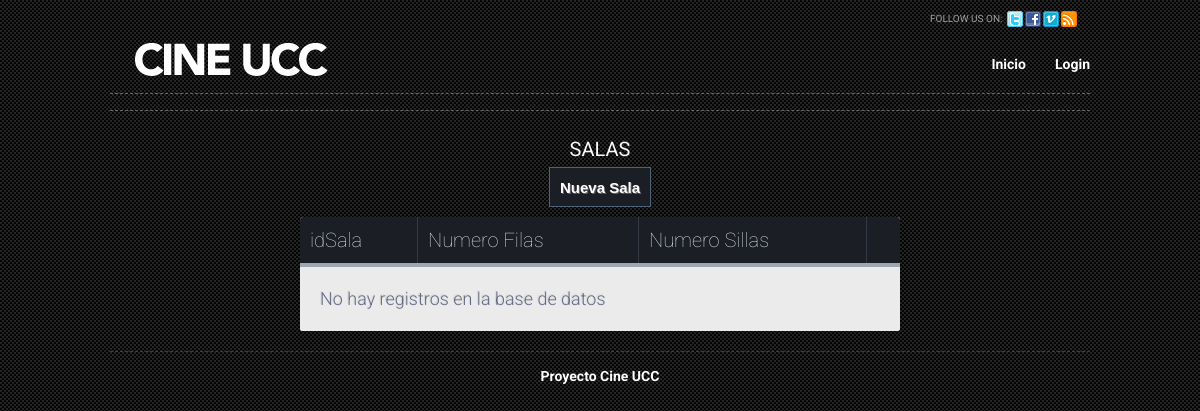
The app's page /salas.php, older data.
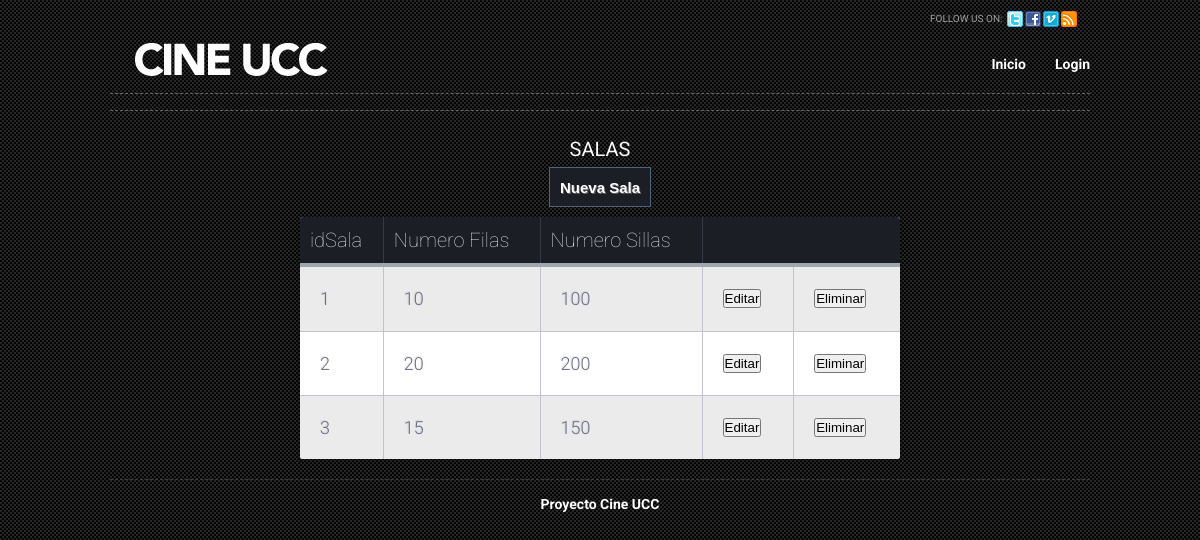
The same page, newer data.
### tables this page shows
CREATE TABLE IF NOT EXISTS `sala` (
`idSala` int(11) NOT NULL,
  `numero_filas` int(11) NOT NULL,
  `numero_sillas` int(11) NOT NULL
);

### tablaSalas.php (the view, shortened to what this page needs)
<?php
$link = conectar();
$sql = "SELECT * FROM sala";
$query = mysql_query($sql, $link);
if (mysql_num_rows($query) != 0) {
    while ($line = mysql_fetch_array($query)) {
        echo '<tr>';
        echo "<td>" . $line['idSala'] . "</td>";
        echo "<td>" . $line['numero_filas'] . "</td>";
        echo "<td>" . $line['numero_sillas'] . "</td>";
        echo "<td><a href='registroSala.php?idSala=" . $line["idSala"] . "'>
                    <button>Editar</button></a>";
        echo "<td><a href='eliminarSala.php?idSala=" . $line["idSala"] . "'>
                   <button onclick='return confirm(\"Seguro que desea eliminar esta Sala?\")';' >
                   Eliminar</button></a></td>";
        echo "</tr>";
    }
} else {
    echo '<tr>';
    echo '<td colspan=5> No hay registros en la base de datos</td>';
    echo '</tr>';
}

### salas.php (shortened to what this page needs)
<!DOCTYPE html PUBLIC "-//W3C//DTD XHTML 1.0 Transitional//EN" "http://www.w3.org/TR/xhtml1/DTD/xhtml1-transitional.dtd">
<html lang="en-US" xmlns="http://www.w3.org/1999/xhtml" dir="ltr">
    <head>
        <link rel="stylesheet" href="css/style.css" type="text/css" media="all" />
        <link rel="stylesheet" href="css/table.css" type="text/css" media="all" />
    </head>
    <body>
        <div id="shell">
            <div id="header">
                <h1 id="logo"><a href="home.php">Cine UCC</a></h1>
                <div class="social">
                    <span>FOLLOW US ON:</span>
                    <ul>
                        <li><a class="twitter" href="#">twitter</a></li>
                        <li><a class="facebook" href="#">facebook</a></li>
                        <li><a class="vimeo" href="#">vimeo</a></li>
                        <li><a class="rss" href="#">rss</a></li>
                    </ul>
                </div>
                <div id="navigation">
                    <ul>
                        <li><a href="home.php">Inicio</a></li>
                        <?php
                        if (isset($_SESSION['estado'])) {
                            echo '<li><a href="pagina_login.php?estado=logout">Salir</a></li>';
                        } else {
                            echo '<li><a href="pagina_login.php">Login</a></li>';
                        }
                        ?>
                    </ul>
                </div>
                <div id="sub-navigation">
                </div>
            </div>
            <div id="main">
                <div id="content">
                    <center>
                        <div class="table-title" style="margin-top: 20px">
                            <h3>Salas</h3>
                        </div>
                        <div style="margin-bottom: 10px">
                            <a href='registroSala.php'>
                                <button class="botoncool">
                                    Nueva Sala</button></a>
                        </div>
                    </center>
                    <center>
                        <table class="table-fill" style="margin-bottom: 20px">
                            <thead>
                                <tr>
                                    <th class="text-left">idSala</th>
                                    <th class="text-left">Numero Filas</th>
                                    <th class="text-left">Numero Sillas</th>
                                    <th colspan="3"></th>
                                </tr>
                            </thead>
                            <tbody class="table-hover">
                                <?php require './tablaSalas.php'; ?>
                            </tbody>
                        </table>
                    </center>
                </div>
            </div>
            <div id="footer">
                <center>
                    <h3>Proyecto Cine UCC</h3>
                </center>
            </div>
        </div>
    </body>
</html>

### css/style.css (style rules this page uses)
* { margin: 0; padding: 0; outline:0; }
body { font-size: 12px; line-height: 1.3; font-family: Arial, Helvetica, Sans-Serif; color: #ccc; background: url('images/body-bg.gif'); }
a { color: #e7b038; text-decoration: underline; cursor:pointer; }
h3 { font-size:14px; color:#fff; font-weight:bold; }
#shell { width:980px; margin:0 auto; }
#header { position:relative; }
h1#logo { position:absolute; top:37px; left:0; }
h1#logo a { float:left; width:239px; height:49px; background:url('images/logocine.png') no-repeat 0 0; font-size: 0; line-height: 0; text-indent: -4000px; }
.social { float:right; width:160px; padding-top:11px; }
.social span { float:left; display:inline; font-size:10px; color:#9f9f9f; line-height:16px; padding-right:5px; }
.social ul { list-style:none; }
.social ul li { float:left; display:inline; width:16px; padding-right:2px; }
.social ul li a { float:left; display:inline; width:16px; height:16px; background:url('images/social.gif') no-repeat 0 0; font-size: 0; line-height: 0; text-indent: -4000px; }
.social ul li a.facebook { background-position:-18px 0; }
.social ul li a.vimeo { background-position:-36px 0; }
.social ul li a.rss { background-position:-54px 0; }
#navigation { float:right; clear:right; padding-top:28px; padding-bottom:20px; }
#navigation ul { list-style:none; }
#navigation ul li { float:left; display:inline; padding-left:29px; }
#navigation ul li a { font-size:14px; font-weight:bold; color:#fff; text-decoration:none; }
#sub-navigation { display:block; clear:right; border-top:1px dashed #666; border-bottom:1px dashed #666; padding:8px 0; }
#main { border-bottom:1px dashed #413e3e; }
#footer { padding:15px 0 15px 0; }
.botoncool { background-color: #1b1e24; border:1px solid #4c6478; display:inline-block; color:#ffffff; font-family:arial; font-size:15px; font-weight:bold; font-style:normal; height:40px; line-height:40px; padding-left: 10px; padding-right: 10px; text-decoration:none; text-align:center; text-shadow:1px 1px 0px #696869; }

### css/table.css (style rules this page uses)
body { background-color: #3e94ec; font-family: "Roboto", helvetica, arial, sans-serif; font-size: 14px; font-weight: 400; text-rendering: optimizeLegibility; }
div.table-title { display: block; margin: auto; max-width: 600px; padding:5px; width: 100%; }
.table-title h3 { color: #fafafa; font-size: 20px; font-weight: 400; font-style:normal; font-family: "Roboto", helvetica, arial, sans-serif; text-shadow: -1px -1px 1px rgba(0, 0, 0, 0.1); text-transform:uppercase; }
.table-fill { background: white; border-radius:3px; border-collapse: collapse; margin: auto; max-width: 600px; padding:5px; width: 100%; box-shadow: 0 5px 10px rgba(0, 0, 0, 0.1); animation: float 5s infinite; }
th { color:#D5DDE5;; background:#1b1e24; border-bottom:4px solid #9ea7af; border-right: 1px solid #343a45; font-size:20px; font-weight: 100; padding:10px; text-align:left; text-shadow: 0 1px 1px rgba(0, 0, 0, 0.1); vertical-align:middle; }
th:first-child { border-top-left-radius:3px; }
th:last-child { border-top-right-radius:3px; border-right:none; }
tr { border-top: 1px solid #C1C3D1; border-bottom-: 1px solid #C1C3D1; color:#666B85; font-size:16px; font-weight:normal; text-shadow: 0 1px 1px rgba(256, 256, 256, 0.1); }
tr:first-child { border-top:none; }
tr:last-child { border-bottom:none; }
tr:nth-child(odd) td { background:#EBEBEB; }
tr:last-child td:first-child { border-bottom-left-radius:3px; }
tr:last-child td:last-child { border-bottom-right-radius:3px; }
td { background:#FFFFFF; padding:20px; text-align:left; vertical-align:middle; font-weight:300; font-size:18px; text-shadow: -1px -1px 1px rgba(0, 0, 0, 0.1); border-right: 1px solid #C1C3D1; }
td:last-child { border-right: 0px; }
th.text-left { text-align: left; }

Row changes from the older to the newer data that the page shows:
added sala: idSala "1", numero_filas "10", numero_sillas "100"
added sala: idSala "2", numero_filas "20", numero_sillas "200"
added sala: idSala "3", numero_filas "15", numero_sillas "150"
Text that changed along with them:
text no longer shown: "No hay registros en la base de datos"
